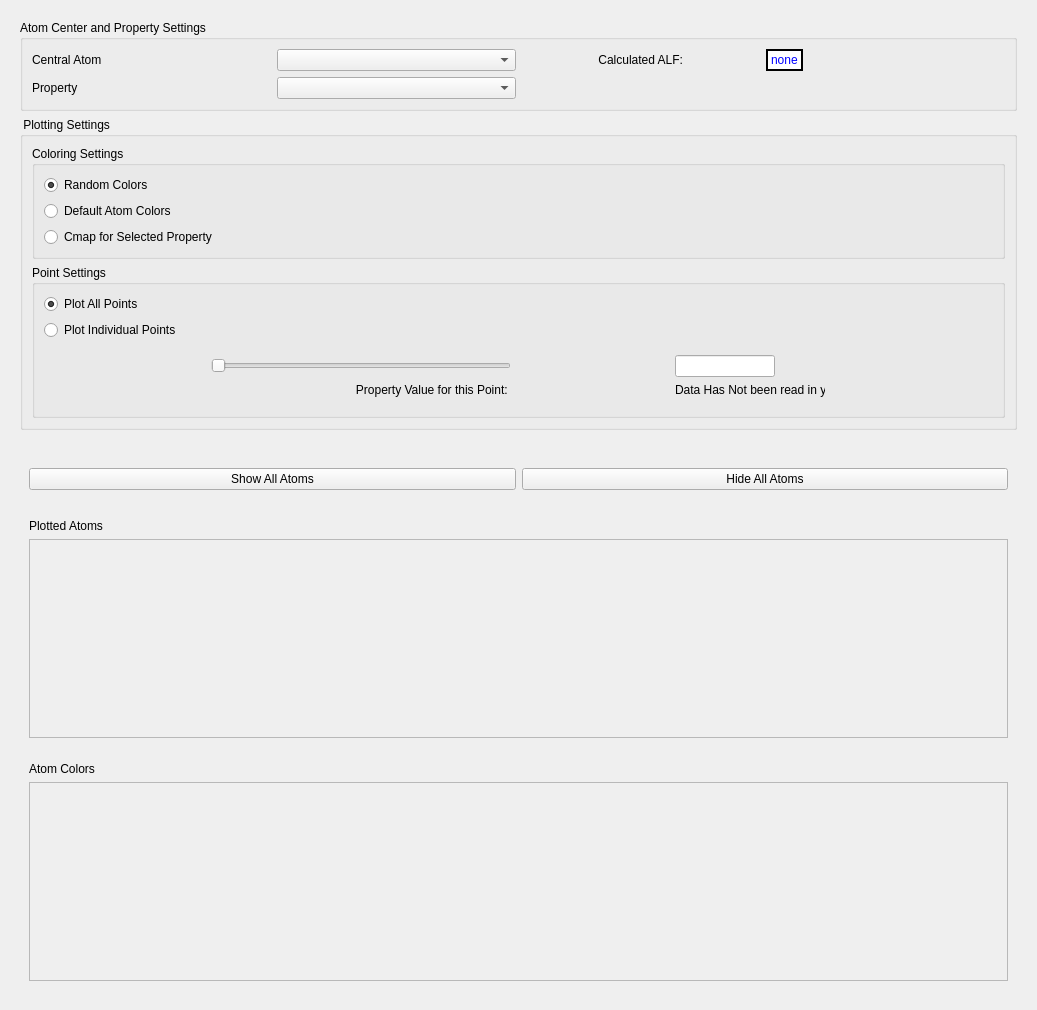
<?xml version="1.0" encoding="UTF-8"?>
<ui version="4.0">
 <class>new_dataset_widget</class>
 <widget class="QWidget" name="new_dataset_widget">
  <property name="geometry">
   <rect>
    <x>0</x>
    <y>0</y>
    <width>1037</width>
    <height>1010</height>
   </rect>
  </property>
  <property name="windowTitle">
   <string>Form</string>
  </property>
  <layout class="QVBoxLayout" name="verticalLayout">
   <item>
    <widget class="QWidget" name="central_alf_atom_widget" native="true">
     <property name="sizePolicy">
      <sizepolicy hsizetype="Preferred" vsizetype="Fixed">
       <horstretch>0</horstretch>
       <verstretch>0</verstretch>
      </sizepolicy>
     </property>
     <layout class="QVBoxLayout" name="verticalLayout_6">
      <item>
       <widget class="QGroupBox" name="central_atom_settings_groupbox">
        <property name="title">
         <string>Atom Center and Property Settings</string>
        </property>
        <layout class="QGridLayout" name="gridLayout_5">
         <item row="1" column="1">
          <widget class="QComboBox" name="properties_cmap_combo_box"/>
         </item>
         <item row="1" column="0">
          <widget class="QLabel" name="current_property_textbox">
           <property name="text">
            <string>Property</string>
           </property>
          </widget>
         </item>
         <item row="0" column="2" alignment="Qt::AlignHCenter">
          <widget class="QLabel" name="atomic_local_frame_label">
           <property name="layoutDirection">
            <enum>Qt::LeftToRight</enum>
           </property>
           <property name="autoFillBackground">
            <bool>false</bool>
           </property>
           <property name="text">
            <string>Calculated ALF:</string>
           </property>
           <property name="scaledContents">
            <bool>false</bool>
           </property>
           <property name="alignment">
            <set>Qt::AlignRight|Qt::AlignTrailing|Qt::AlignVCenter</set>
           </property>
          </widget>
         </item>
         <item row="0" column="3" alignment="Qt::AlignLeft">
          <widget class="QLabel" name="atomic_local_frame">
           <property name="styleSheet">
            <string notr="true">background-color : white;
color : blue;
border-style: solid;
border-color:black;
border-width:2px</string>
           </property>
           <property name="text">
            <string>none</string>
           </property>
          </widget>
         </item>
         <item row="0" column="1">
          <widget class="QComboBox" name="atom_names_combo"/>
         </item>
         <item row="0" column="0">
          <widget class="QLabel" name="central_alf_atom_label">
           <property name="text">
            <string>Central Atom</string>
           </property>
          </widget>
         </item>
        </layout>
       </widget>
      </item>
      <item>
       <widget class="QGroupBox" name="plotting_settings_groupbox">
        <property name="title">
         <string> Plotting Settings</string>
        </property>
        <layout class="QGridLayout" name="gridLayout_3">
         <item row="4" column="0" rowspan="2">
          <widget class="QGroupBox" name="individual_point_settings_groupbox">
           <property name="enabled">
            <bool>true</bool>
           </property>
           <property name="title">
            <string>Point Settings</string>
           </property>
           <layout class="QGridLayout" name="gridLayout_6">
            <item row="2" column="0">
             <widget class="QWidget" name="individual_points_widget" native="true">
              <layout class="QGridLayout" name="gridLayout_4">
               <item row="1" column="0" alignment="Qt::AlignRight">
                <widget class="QLabel" name="property_value_for_current_point_label">
                 <property name="text">
                  <string>Property Value for this Point: </string>
                 </property>
                 <property name="alignment">
                  <set>Qt::AlignRight|Qt::AlignTrailing|Qt::AlignVCenter</set>
                 </property>
                </widget>
               </item>
               <item row="0" column="0">
                <widget class="QSlider" name="individual_point_slider">
                 <property name="minimumSize">
                  <size>
                   <width>200</width>
                   <height>0</height>
                  </size>
                 </property>
                 <property name="maximumSize">
                  <size>
                   <width>300</width>
                   <height>16777215</height>
                  </size>
                 </property>
                 <property name="orientation">
                  <enum>Qt::Horizontal</enum>
                 </property>
                </widget>
               </item>
               <item row="0" column="1">
                <widget class="QLineEdit" name="individual_point_box">
                 <property name="minimumSize">
                  <size>
                   <width>100</width>
                   <height>0</height>
                  </size>
                 </property>
                 <property name="maximumSize">
                  <size>
                   <width>100</width>
                   <height>16777215</height>
                  </size>
                 </property>
                </widget>
               </item>
               <item row="1" column="1">
                <widget class="QLabel" name="property_value_for_current_point">
                 <property name="maximumSize">
                  <size>
                   <width>150</width>
                   <height>16777215</height>
                  </size>
                 </property>
                 <property name="styleSheet">
                  <string notr="true"/>
                 </property>
                 <property name="text">
                  <string>Data Has Not been read in yet</string>
                 </property>
                </widget>
               </item>
              </layout>
             </widget>
            </item>
            <item row="0" column="0">
             <widget class="QRadioButton" name="plot_all_points_radio">
              <property name="text">
               <string>Plot All Points</string>
              </property>
              <property name="checked">
               <bool>true</bool>
              </property>
              <property name="autoExclusive">
               <bool>false</bool>
              </property>
             </widget>
            </item>
            <item row="1" column="0">
             <widget class="QRadioButton" name="plot_individual_point_radio">
              <property name="text">
               <string>Plot Individual Points</string>
              </property>
             </widget>
            </item>
           </layout>
          </widget>
         </item>
         <item row="1" column="0">
          <widget class="QGroupBox" name="groupBox">
           <property name="title">
            <string>Coloring Settings</string>
           </property>
           <layout class="QVBoxLayout" name="verticalLayout_8">
            <item>
             <widget class="QRadioButton" name="random_colors_radio">
              <property name="text">
               <string>Random Colors</string>
              </property>
              <property name="checked">
               <bool>true</bool>
              </property>
             </widget>
            </item>
            <item>
             <widget class="QRadioButton" name="default_atom_colors_radio">
              <property name="text">
               <string>Default Atom Colors</string>
              </property>
             </widget>
            </item>
            <item>
             <widget class="QRadioButton" name="cmap_radio">
              <property name="text">
               <string>Cmap for Selected Property</string>
              </property>
             </widget>
            </item>
           </layout>
          </widget>
         </item>
        </layout>
       </widget>
      </item>
     </layout>
    </widget>
   </item>
   <item>
    <widget class="QWidget" name="atoms_to_plot_widget" native="true">
     <property name="sizePolicy">
      <sizepolicy hsizetype="Preferred" vsizetype="Preferred">
       <horstretch>0</horstretch>
       <verstretch>0</verstretch>
      </sizepolicy>
     </property>
     <layout class="QGridLayout" name="gridLayout_26">
      <item row="2" column="0">
       <widget class="QWidget" name="plotted_atoms_widget" native="true">
        <layout class="QVBoxLayout" name="verticalLayout_18">
         <item>
          <widget class="QLabel" name="atoms_to_plot_label">
           <property name="sizePolicy">
            <sizepolicy hsizetype="Preferred" vsizetype="Fixed">
             <horstretch>0</horstretch>
             <verstretch>0</verstretch>
            </sizepolicy>
           </property>
           <property name="text">
            <string>Plotted Atoms</string>
           </property>
          </widget>
         </item>
         <item>
          <widget class="QScrollArea" name="atoms_to_plot_scroll_area">
           <property name="sizePolicy">
            <sizepolicy hsizetype="Expanding" vsizetype="Minimum">
             <horstretch>0</horstretch>
             <verstretch>0</verstretch>
            </sizepolicy>
           </property>
           <property name="widgetResizable">
            <bool>true</bool>
           </property>
           <widget class="QWidget" name="atoms_to_plot_grid">
            <property name="geometry">
             <rect>
              <x>0</x>
              <y>0</y>
              <width>981</width>
              <height>226</height>
             </rect>
            </property>
            <layout class="QGridLayout" name="gridLayout_27"/>
           </widget>
          </widget>
         </item>
        </layout>
       </widget>
      </item>
      <item row="0" column="0">
       <widget class="QWidget" name="how_hide_all_atoms_widget" native="true">
        <property name="maximumSize">
         <size>
          <width>16777215</width>
          <height>50</height>
         </size>
        </property>
        <layout class="QHBoxLayout" name="horizontalLayout_10">
         <item>
          <widget class="QPushButton" name="show_all_plotted_atoms_button">
           <property name="text">
            <string>Show All Atoms</string>
           </property>
          </widget>
         </item>
         <item>
          <widget class="QPushButton" name="hide_all_plotted_atoms_button">
           <property name="text">
            <string>Hide All Atoms</string>
           </property>
          </widget>
         </item>
        </layout>
       </widget>
      </item>
      <item row="3" column="0">
       <widget class="QWidget" name="atom_colors_widget" native="true">
        <layout class="QVBoxLayout" name="verticalLayout_19">
         <item>
          <widget class="QLabel" name="atom_colors_label">
           <property name="sizePolicy">
            <sizepolicy hsizetype="Preferred" vsizetype="Fixed">
             <horstretch>0</horstretch>
             <verstretch>0</verstretch>
            </sizepolicy>
           </property>
           <property name="text">
            <string>Atom Colors</string>
           </property>
          </widget>
         </item>
         <item>
          <widget class="QScrollArea" name="atom_color_scroll_area">
           <property name="sizePolicy">
            <sizepolicy hsizetype="Expanding" vsizetype="Minimum">
             <horstretch>0</horstretch>
             <verstretch>0</verstretch>
            </sizepolicy>
           </property>
           <property name="widgetResizable">
            <bool>true</bool>
           </property>
           <widget class="QWidget" name="atom_color_scroll_area_grid">
            <property name="geometry">
             <rect>
              <x>0</x>
              <y>0</y>
              <width>981</width>
              <height>226</height>
             </rect>
            </property>
            <layout class="QGridLayout" name="gridLayout_28"/>
           </widget>
          </widget>
         </item>
        </layout>
       </widget>
      </item>
     </layout>
    </widget>
   </item>
  </layout>
 </widget>
 <resources/>
 <connections/>
</ui>
